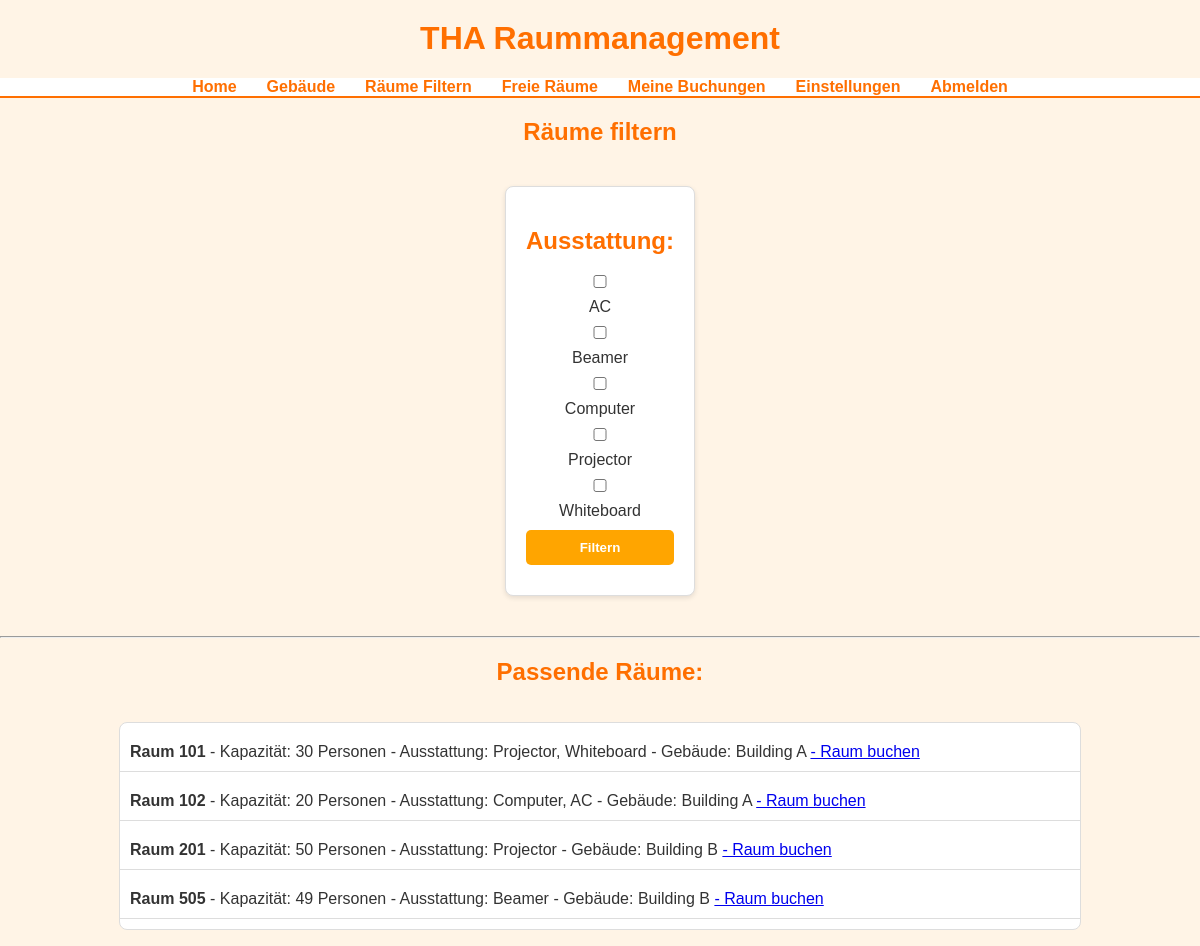
The page /filter_rooms/ (signed in) on the database its author committed.
### rooms/models.py (models this page shows)
class Room(models.Model):
    number = models.CharField(max_length=50)
    capacity = models.IntegerField()
    equipment = models.TextField()
    building = models.ForeignKey(Building, on_delete=models.CASCADE)

class Building(models.Model):
    id = models.CharField(max_length=10, primary_key=True)
    name = models.CharField(max_length=100)
    floor_count = models.IntegerField()

### rooms/views.py (the view)
# urls.py: path('filter_rooms/', views.filter_rooms, name='filter_rooms'),
@login_required
def filter_rooms(request):
    rooms = Room.objects.all()  # Alle Räume abrufen
    all_equipment = set()
    for room in rooms:
        if room.equipment:  # Prüfen, ob der Raum eine Ausstattung hat
            equipment_list = room.equipment.split(', ')
            all_equipment.update(equipment_list)
    selected_equipment = request.GET.getlist('equipment')
    if selected_equipment:
        for equipment in selected_equipment:
            rooms = rooms.filter(equipment__icontains=equipment)
    rooms = list({(room.number, room.building_id): room for room in rooms}.values())
    return render(request, 'rooms/filter_rooms.html', {
        'rooms': rooms,
        'all_equipment': sorted(all_equipment),  # Alphabetisch sortieren
        'selected_equipment': selected_equipment
    })

### rooms/templates/rooms/filter_rooms.html (shortened to what this page needs)
{% extends 'base.html' %}
{% block content %}
<h2 style="text-align: center;">Räume filtern</h2>
<div style="display: flex; justify-content: center; margin-bottom: 20px;">
    <form method="get" action="{% url 'filter_rooms' %}" style="border: 1px solid #ddd; padding: 20px; border-radius: 8px; background-color: #fff;">
        <h2 style="text-align: center;">Ausstattung:</h2>
        <div>
            {% for equipment in all_equipment %}
            <input type="checkbox" id="{{ equipment }}" name="equipment" value="{{ equipment }}"
            {% if equipment in selected_equipment %}checked{% endif %}>
            <label for="{{ equipment }}">{{ equipment }}</label><br>
            {% endfor %}
        </div>
        <button type="submit" style="margin-top: 10px; background-color: orange; border: none; padding: 10px 20px; color: white; border-radius: 5px; cursor: pointer;">Filtern</button>
    </form>
</div>
<hr>
<h2 style="text-align: center;">Passende Räume:</h2>
{% if rooms %}
<div style="display: flex; justify-content: center;">
    <ul style="list-style-type: none; padding: 0; width: 80%; max-width: 1000px; background-color: #fff; border: 1px solid #ddd; border-radius: 8px;">
        {% for room in rooms %}
        <li style="border-bottom: 1px solid #ddd; text-align: left; padding: 10px;">
            <strong>Raum {{ room.number }}</strong> - Kapazität: {{ room.capacity }} Personen - Ausstattung: {{ room.equipment }} - Gebäude: {{ room.building.name }}
            <a href="{% url 'book_room' room.id %}" class="button">- Raum buchen</a>
        </li>
        {% endfor %}
    </ul>
</div>
{% else %}
<p style="text-align: center; color: red;">Keine Räume gefunden.</p>
{% endif %}
{% endblock %}

### rooms/static/rooms/styles.css (style rules this page uses)
body { font-family: Arial, sans-serif; margin: 0; padding: 0; background-color: #fff4e6; color: #333; text-align: center; }
h1, h2 { color: #ff6f00; margin-top: 20px; }
form, .content-box { max-width: 600px; margin: 20px auto; padding: 20px; background-color: #fff; border-radius: 5px; box-shadow: 0 2px 5px rgba(0, 0, 0, 0.1); }
input, select, button { display: block; width: 100%; padding: 10px; margin: 10px 0; border-radius: 5px; border: 1px solid #ccc; }
button { background-color: #ff6f00; color: white; font-weight: bold; border: none; cursor: pointer; }
ul { list-style: none; padding: 0; }
ul li { margin: 10px 0; }

### rows shown on the page
Room: all_equipment "Beamer", number "505", capacity "49", equipment "Beamer", building.name "Building B"
Room: number "101", capacity "30", equipment "Projector, Whiteboard", building.name "Building A"
Room: number "102", capacity "20", equipment "Computer, AC", building.name "Building A"
Room: number "201", capacity "50", equipment "Projector", building.name "Building B"

### other values the page prints
{{ equipment }} "AC" "Computer" "Projector" "Whiteboard"
